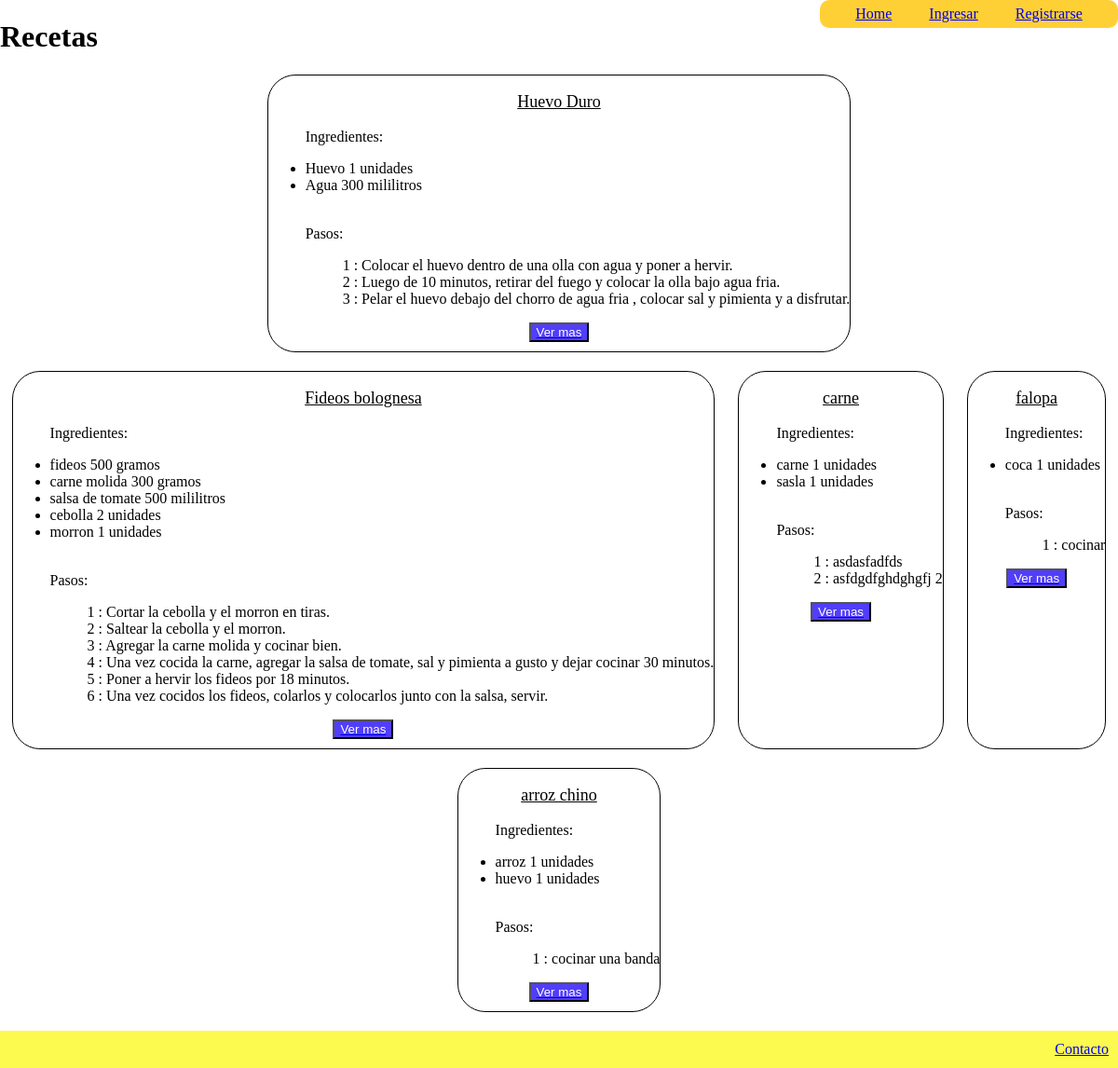
The app's page /, older data.
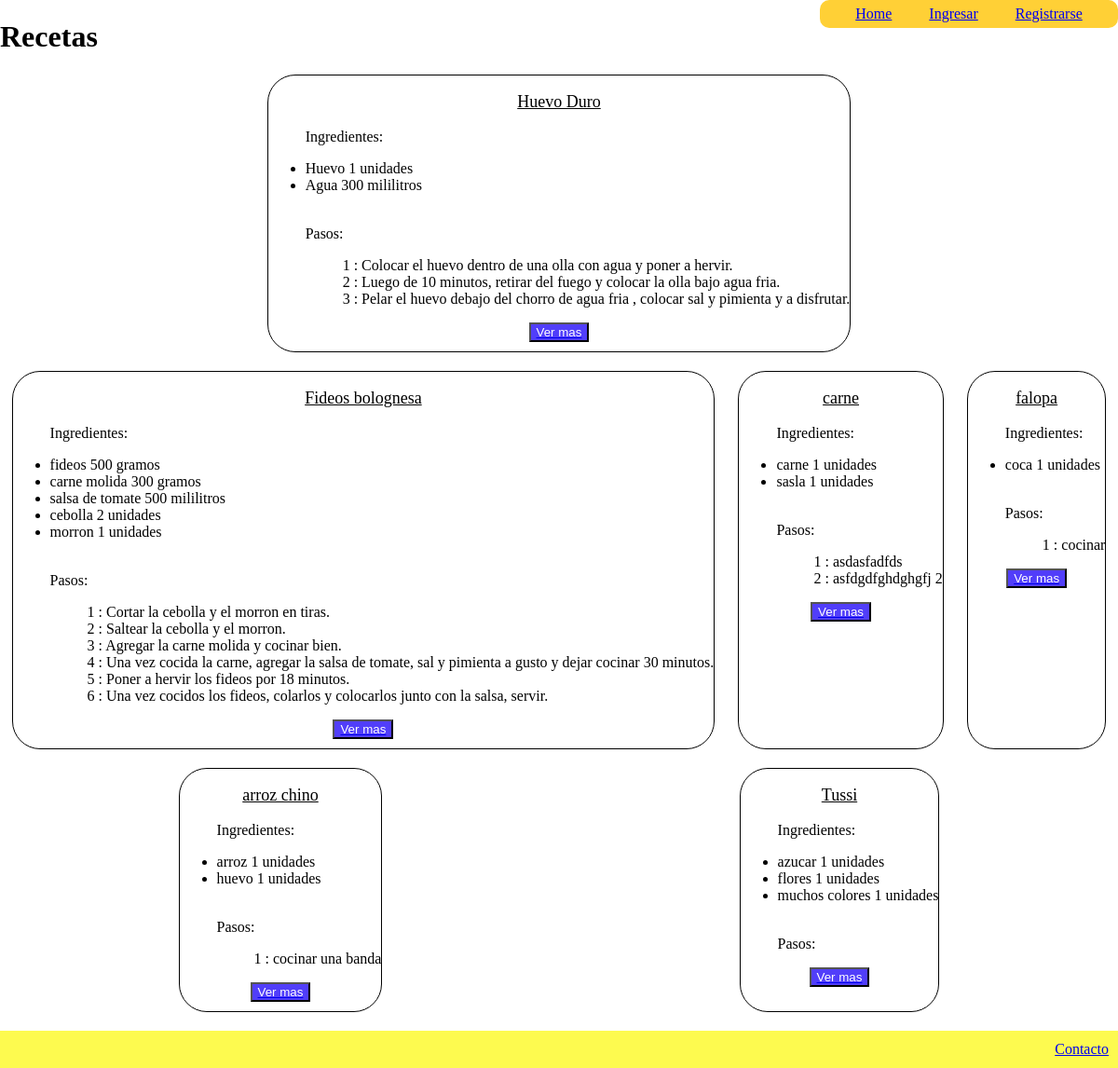
The same page, newer data.
### recetasapp/models.py (models this page shows, shortened)
class Receta(models.Model):
    nombre = models.CharField(max_length=300)
    usuario = models.ForeignKey(User, null=True, blank=True, on_delete=models.SET_NULL)
    created_at = models.DateTimeField(auto_now_add=True)
    update_at = models.DateTimeField(auto_now=True)
    slug = models.SlugField(unique=True, blank=True)

class Ingrediente(models.Model):
    UNIDADES = [
        ("unidades", "unidades"),
        ("litros", "litros"),
        ("mililitros", "mililitros"),
        ("cucharadas", "cucharadas"),
        ("gramos", "gramos"),
        ("kilos", "kilos"),
        ]
    nombre = models.CharField(max_length=300)
    cantidad = models.IntegerField(default=1)
    unidad = models.CharField(max_length=20, choices=UNIDADES, default="unidades")
    receta = models.ForeignKey(Receta, related_name="ingredientes", on_delete=models.CASCADE)
    created_at = models.DateTimeField(auto_now_add=True)
    update_at = models.DateTimeField(auto_now=True)

class Paso(models.Model):
    numero = models.IntegerField(default=1)
    explicacion = models.TextField()
    receta = models.ForeignKey(Receta, related_name="paso", on_delete=models.CASCADE)
    created_at = models.DateTimeField(auto_now_add=True)
    update_at = models.DateTimeField(auto_now=True)

### recetasapp/views.py (the view)
# urls.py: 2. Add a URL to urlpatterns:  path('', views.home, name='home')
def home(request):
    context = {
        "recetas" : Receta.objects.all()
    }
    return render(request, "home.html", context=context)

### recetasapp/templates/home.html (shortened to what this page needs)
{% extends "base.html" %}
{% block content %}
<h1> Recetas </h1>
<div class="contenedor_recetas">
    {% for receta in recetas %}
    <div class="receta">
        <p class="titulo_receta">{{receta.nombre}}</p>
        <ul>
            <p>Ingredientes:</p>
            {% for ingrediente in receta.ingredientes.all %}
            <li>
                {{ingrediente.nombre }} {{ingrediente.cantidad}} {{ingrediente.unidad}}
            </li>
            {% endfor %}
            <br>
            <p>Pasos:</p>
            {% for paso in receta.paso.all %}
            <ol>
                {{ paso.numero }} : {{ paso.explicacion }}
            </ol>
            {% endfor %}
        </ul>
        <div class="contenedor_ver_mas">
            <a href="{% url 'receta' slug=receta.slug %}"> <button class="ver_mas">Ver mas</button></a>
        </div>
    </div>
    {% endfor %}
</div>
{% endblock %}

### recetasapp/templates/base.html (shortened to what this page needs)
{% load static %}
<!DOCTYPE html>
<html lang="en">
<head>
    <link rel="stylesheet" href="{% static 'base.css' %}">
</head>
<body>
<header>
    <div class="head">
        {% if user.is_authenticated %}
            <p>Hola! {{ user.username }}</p>
            <a href="{% url 'home' %}">Home</a>
            <a href="{% url 'logout' %}">Logout</a>
        {% else %}
            <a href="{% url 'home' %}">Home</a>
            <a href="{% url 'login' %}">Ingresar</a>
            <a href="{% url 'registro' %}">Registrarse</a>
        {% endif %}
    </div>
</header>
    {% block content %}
    {% endblock %}
</body>
<footer>
    <div class="foot">
        <a href="{% url 'contacto'  %}">Contacto</a>
    </div>
</footer>
</html>

### recetasapp/static/base.css (style rules this page uses)
body { display: flex; flex-direction: column; min-height: 100vh; margin: 0px; }
header { display: flex; justify-content: flex-end; align-items: flex-start; width: 100%; position: absolute; top: 0px; }
.head { display: flex; align-items: center; justify-content: center; width: 20rem; height: 30px; background-color: #ffc403cb; color: white; border-radius: 10px; }
header a { margin-inline: 20px; }
footer { position: relative; display: flex; justify-content: flex-end; color: white; width: 100%; height: 40px; left: 0; background-color: #fcf800b0; bottom: 0px; margin-top: auto; }
.foot { display: flex; margin-right: 10px; text-align: center; justify-content: center; align-items: center; }
.foot a { font-size: 16px; }
.contenedor_recetas { display: flex; justify-content: space-around; flex-wrap: wrap; }
.receta { flex-wrap: wrap; border: solid 1px; border-radius: 30px; margin-bottom: 20px; padding-bottom: 10px; }
.titulo_receta { text-align: center; text-decoration: underline; font-size: large; }
.contenedor_ver_mas { display: flex; align-items: center; justify-content: center; }
.ver_mas { background-color: #513efa; color: white; display: flex; justify-content: center; align-items: center; text-align: center; }

Row changes from the older to the newer data that the page shows:
added Receta: nombre "Tussi"
added Ingrediente: nombre "azucar", cantidad "1", unidad "unidades", shown under "Tussi"
added Ingrediente: nombre "flores", cantidad "1", unidad "unidades", shown under "Tussi"
added Ingrediente: nombre "muchos colores", cantidad "1", unidad "unidades", shown under "Tussi"
